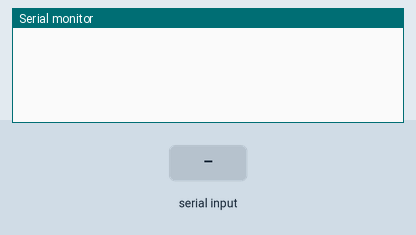
Simulated run of this sketch. Board: Arduino Uno, built with avr-gcc and run on an emulated ATmega328P. On the bench: the last lines printed to the serial monitor. The inputs (shaded band) are chosen by the test bench. The modem accepts every AT command (registered, SIM ready, sends succeed) and sends nothing else.

Above: at 2.2 s.
2.3 s: "1" received over the second serial link
5.3 s: "0" received over the second serial link
At 6.3 s:
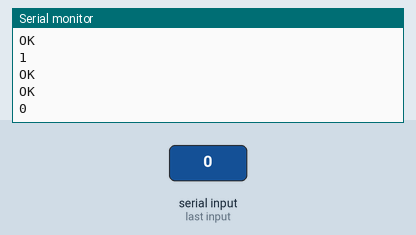
6.8 s: "2" received over the second serial link
At 7.5 s:
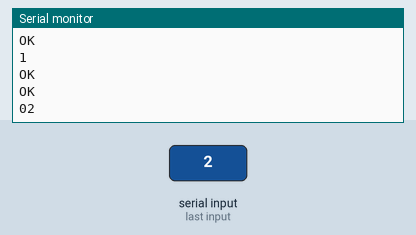

Measured:
- after the input at 5.3 s, the serial monitor: prints a new line at once (image 1)
- after the input at 6.8 s, the serial monitor: prints a new line at once (image 2)

The sketch:

comandosATConfBT06.ino
```cpp
// Bluetooth Configuration HC-06 (4 conection) //

#include <SoftwareSerial.h>

SoftwareSerial bluetooth(2, 3);  // RX, TX

void setup() {
  Serial.begin(9600);     // Inicializa la comunicación serie con la computadora
  bluetooth.begin(9600);  // Inicializa la comunicación serie con el módulo HC-06
  delay(1000);            // Espera un segundo para asegurarte de que el módulo esté listo
}

void loop() {
  // Envía comandos AT para configurar el módulo HC-06
  bluetooth.println("AT+NAME=F1.0");      // Configura el nombre del dispositivo
  delay(1000);                            // Espera un segundo
  bluetooth.println("AT+PSWD=1234");      // Configura el código PIN de emparejamiento
  delay(1000);                            // Espera un segundo
  bluetooth.println("AT+UART=9600,0,0");  // Configura la velocidad de comunicación UART
  delay(1000);                            // Espera un segundo

  // Reinicia el módulo HC-06 para aplicar la configuración
  bluetooth.println("AT+RESET");
  delay(1000);  // Espera un segundo para el reinicio

  // El programa finaliza después de configurar el módulo
  while (1) {
    // Muestra la confirmación de la configuración en el monitor serie
    while (bluetooth.available()) {
      char c = bluetooth.read();
      Serial.print(c);
    }
  }
}
```
